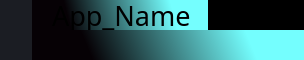
        <widget class="QFrame" name="frame_top">
         <property name="maximumSize">
          <size>
           <width>16777215</width>
           <height>60</height>
          </size>
         </property>
         <property name="styleSheet">
          <string notr="true">background-color: transparent;</string>
         </property>
         <property name="frameShape">
          <enum>QFrame::NoFrame</enum>
         </property>
         <property name="frameShadow">
          <enum>QFrame::Raised</enum>
         </property>
         <layout class="QHBoxLayout" name="horizontalLayout_3">
          <property name="spacing">
           <number>0</number>
          </property>
          <property name="leftMargin">
           <number>0</number>
          </property>
          <property name="topMargin">
           <number>0</number>
          </property>
          <property name="rightMargin">
           <number>0</number>
          </property>
          <property name="bottomMargin">
           <number>0</number>
          </property>
          <item>
           <widget class="QFrame" name="frame_toggle">
            <property name="maximumSize">
             <size>
              <width>70</width>
              <height>16777215</height>
             </size>
            </property>
            <property name="styleSheet">
             <string notr="true">background-color: rgb(27, 29, 35);</string>
            </property>
            <property name="frameShape">
             <enum>QFrame::NoFrame</enum>
            </property>
            <property name="frameShadow">
             <enum>QFrame::Raised</enum>
            </property>
            <layout class="QVBoxLayout" name="verticalLayout_3">
             <property name="spacing">
              <number>0</number>
             </property>
             <property name="leftMargin">
              <number>0</number>
             </property>
             <property name="topMargin">
              <number>0</number>
             </property>
             <property name="rightMargin">
              <number>0</number>
             </property>
             <property name="bottomMargin">
              <number>0</number>
             </property>
             <item>
              <widget class="QPushButton" name="btn_toggle_menu">
               <property name="sizePolicy">
                <sizepolicy hsizetype="Expanding" vsizetype="Expanding">
                 <horstretch>0</horstretch>
                 <verstretch>0</verstretch>
                </sizepolicy>
               </property>
               <property name="styleSheet">
                <string notr="true">QPushButton {
	background-image: url(:/24x24/icons/24x24/cil-menu.png);
	background-position: center;
	background-repeat: no-reperat;
	border: none;
	background-color: rgb(27, 29, 35);
}
QPushButton:hover {
	
	background-color: qlineargradient(spread:pad, x1:0.00568182, y1:0.46, x2:1, y2:0.414773, stop:0.193182 rgba(6, 1, 5, 255), stop:0.801136 rgba(116, 254, 254, 255));
}
QPushButton:pressed {	
	background-color: rgb(85, 170, 255);
}</string>
               </property>
               <property name="text">
                <string/>
               </property>
               <property name="flat">
                <bool>true</bool>
               </property>
              </widget>
             </item>
            </layout>
           </widget>
          </item>
          <item>
           <widget class="QFrame" name="frame_top_right">
            <property name="styleSheet">
             <string notr="true">background: transparent;</string>
            </property>
            <property name="frameShape">
             <enum>QFrame::NoFrame</enum>
            </property>
            <property name="frameShadow">
             <enum>QFrame::Raised</enum>
            </property>
            <layout class="QVBoxLayout" name="verticalLayout_2">
             <property name="spacing">
              <number>0</number>
             </property>
             <property name="leftMargin">
              <number>0</number>
             </property>
             <property name="topMargin">
              <number>0</number>
             </property>
             <property name="rightMargin">
              <number>0</number>
             </property>
             <property name="bottomMargin">
              <number>0</number>
             </property>
             <item>
              <widget class="QFrame" name="frame_top_btns">
               <property name="maximumSize">
                <size>
                 <width>16777215</width>
                 <height>30</height>
                </size>
               </property>
               <property name="styleSheet">
                <string notr="true">background-color: rgba(33, 37, 43, 150);</string>
               </property>
               <property name="frameShape">
                <enum>QFrame::NoFrame</enum>
               </property>
               <property name="frameShadow">
                <enum>QFrame::Raised</enum>
               </property>
               <layout class="QHBoxLayout" name="horizontalLayout_4">
                <property name="spacing">
                 <number>0</number>
                </property>
                <property name="leftMargin">
                 <number>0</number>
                </property>
                <property name="topMargin">
                 <number>0</number>
                </property>
                <property name="rightMargin">
                 <number>0</number>
                </property>
                <property name="bottomMargin">
                 <number>0</number>
                </property>
                <item>
                 <widget class="QFrame" name="frame_label_top_btns">
                  <property name="styleSheet">
                   <string notr="true">background-color: qlineargradient(spread:pad, x1:0.00568182, y1:0.46, x2:1, y2:0.414773, stop:0.193182 rgba(6, 1, 5, 255), stop:0.801136 rgba(116, 254, 254, 255));</string>
                  </property>
                  <property name="frameShape">
                   <enum>QFrame::NoFrame</enum>
                  </property>
                  <property name="frameShadow">
                   <enum>QFrame::Raised</enum>
                  </property>
                  <layout class="QHBoxLayout" name="horizontalLayout_10">
                   <property name="spacing">
                    <number>0</number>
                   </property>
                   <property name="leftMargin">
                    <number>8</number>
                   </property>
                   <property name="topMargin">
                    <number>0</number>
                   </property>
                   <property name="rightMargin">
                    <number>10</number>
                   </property>
                   <property name="bottomMargin">
                    <number>0</number>
                   </property>
                   <item>
                    <widget class="QLabel" name="label_title_bar_top">
                     <property name="minimumSize">
                      <size>
                       <width>0</width>
                       <height>0</height>
                      </size>
                     </property>
                     <property name="maximumSize">
                      <size>
                       <width>16777215</width>
                       <height>40</height>
                      </size>
                     </property>
                     <property name="font">
                      <font>
                       <family>MV Boli</family>
                       <pointsize>20</pointsize>
                       <weight>50</weight>
                       <bold>false</bold>
                      </font>
                     </property>
                     <property name="styleSheet">
                      <string notr="true">background: transparent;
margin-left: 5px;</string>
                     </property>
                     <property name="text">
                      <string>App_Name</string>
                     </property>
                    </widget>
                   </item>
                   <item>
                    <widget class="QFrame" name="frame_icon_top_bar">
                     <property name="maximumSize">
                      <size>
                       <width>30</width>
                       <height>30</height>
                      </size>
                     </property>
                     <property name="styleSheet">
                      <string notr="true">background: transparent;
background-image: url(:/16x16/icons/16x16/cil-star.png);
background-position: center;
background-repeat: no-repeat;</string>
                     </property>
                     <property name="frameShape">
                      <enum>QFrame::StyledPanel</enum>
                     </property>
                     <property name="frameShadow">
                      <enum>QFrame::Raised</enum>
                     </property>
                    </widget>
                   </item>
                  </layout>
                 </widget>
                </item>
                <item>
                 <widget class="QFrame" name="frame_btns_right">
                  <property name="maximumSize">
                   <size>
                    <width>120</width>
                    <height>16777215</height>
                   </size>
                  </property>
                  <property name="layoutDirection">
                   <enum>Qt::LeftToRight</enum>
                  </property>
                  <property name="styleSheet">
                   <string notr="true">background-color: rgb(0, 0, 0);</string>
                  </property>
                  <property name="frameShape">
                   <enum>QFrame::NoFrame</enum>
                  </property>
                  <property name="frameShadow">
                   <enum>QFrame::Raised</enum>
                  </property>
                  <layout class="QHBoxLayout" name="horizontalLayout_5">
                   <property name="spacing">
                    <number>0</number>
                   </property>
                   <property name="leftMargin">
                    <number>0</number>
                   </property>
                   <property name="topMargin">
                    <number>0</number>
                   </property>
                   <property name="rightMargin">
                    <number>0</number>
                   </property>
                   <property name="bottomMargin">
                    <number>0</number>
                   </property>
                   <item>
                    <widget class="QPushButton" name="btn_minimize">
                     <property name="sizePolicy">
                      <sizepolicy hsizetype="Minimum" vsizetype="Expanding">
                       <horstretch>0</horstretch>
                       <verstretch>0</verstretch>
                      </sizepolicy>
                     </property>
                     <property name="toolTip">
                      <string>Minimize</string>
                     </property>
                     <property name="styleSheet">
                      <string notr="true">QPushButton {	
	border: none;
	background-color: transparent;
}
QPushButton:hover {
	background-color: rgb(44, 49, 60)
}
QPushButton:pressed {	
	background-color: rgb(85, 170, 255);
}</string>
                     </property>
                     <property name="text">
                      <string/>
                     </property>
                     <property name="icon">
                      <iconset resource="../../../../Downloads/code/Simple_PySide_Base-master/files.qrc">
                       <normaloff>:/16x16/icons/16x16/cil-window-minimize.png</normaloff>:/16x16/icons/16x16/cil-window-minimize.png</iconset>
                     </property>
                    </widget>
                   </item>
                   <item>
                    <widget class="QPushButton" name="btn_maximize_restore">
                     <property name="sizePolicy">
                      <sizepolicy hsizetype="Minimum" vsizetype="Expanding">
                       <horstretch>0</horstretch>
                       <verstretch>0</verstretch>
                      </sizepolicy>
                     </property>
                     <property name="toolTip">
                      <string>Maximize</string>
                     </property>
                     <property name="styleSheet">
                      <string notr="true">QPushButton {	
	border: none;
	background-color: transparent;
}
QPushButton:hover {
	background-color: rgb(44, 49, 60)
}
QPushButton:pressed {	
	background-color: rgb(85, 170, 255);
}</string>
                     </property>
                     <property name="text">
                      <string/>
                     </property>
                     <property name="icon">
                      <iconset resource="../../../../Downloads/code/Simple_PySide_Base-master/files.qrc">
                       <normaloff>:/16x16/icons/16x16/cil-window-maximize.png</normaloff>:/16x16/icons/16x16/cil-window-maximize.png</iconset>
                     </property>
                    </widget>
                   </item>
                   <item>
                    <widget class="QPushButton" name="btn_close">
                     <property name="sizePolicy">
                      <sizepolicy hsizetype="Minimum" vsizetype="Expanding">
                       <horstretch>0</horstretch>
                       <verstretch>0</verstretch>
                      </sizepolicy>
                     </property>
                     <property name="toolTip">
                      <string>Close</string>
                     </property>
                     <property name="styleSheet">
                      <string notr="true">QPushButton {	
	border: none;
	background-color: transparent;
}
QPushButton:hover {
	background-color: rgb(44, 49, 60)
}
QPushButton:pressed {	
	background-color: rgb(85, 170, 255);
}</string>
                     </property>
                     <property name="text">
                      <string/>
                     </property>
                     <property name="icon">
                      <iconset resource="../../../../Downloads/code/Simple_PySide_Base-master/files.qrc">
                       <normaloff>:/16x16/icons/16x16/cil-x.png</normaloff>:/16x16/icons/16x16/cil-x.png</iconset>
                     </property>
                    </widget>
                   </item>
                  </layout>
                 </widget>
                </item>
               </layout>
              </widget>
             </item>
             <item>
              <widget class="QFrame" name="frame_top_info">
               <property name="minimumSize">
                <size>
                 <width>0</width>
                 <height>20</height>
                </size>
               </property>
               <property name="maximumSize">
                <size>
                 <width>16777215</width>
                 <height>64</height>
                </size>
               </property>
               <property name="styleSheet">
                <string notr="true">background-color: qlineargradient(spread:pad, x1:0.00568182, y1:0.46, x2:1, y2:0.414773, stop:0.193182 rgba(6, 1, 5, 255), stop:0.801136 rgba(116, 254, 254, 255));</string>
               </property>
               <property name="frameShape">
                <enum>QFrame::NoFrame</enum>
               </property>
               <property name="frameShadow">
                <enum>QFrame::Raised</enum>
               </property>
               <layout class="QHBoxLayout" name="horizontalLayout_8">
                <property name="spacing">
                 <number>0</number>
                </property>
                <property name="leftMargin">
                 <number>10</number>
                </property>
                <property name="topMargin">
                 <number>0</number>
                </property>
                <property name="rightMargin">
                 <number>10</number>
                </property>
                <property name="bottomMargin">
                 <number>0</number>
                </property>
               </layout>
              </widget>
             </item>
            </layout>
           </widget>
          </item>
         </layout>
        </widget>
